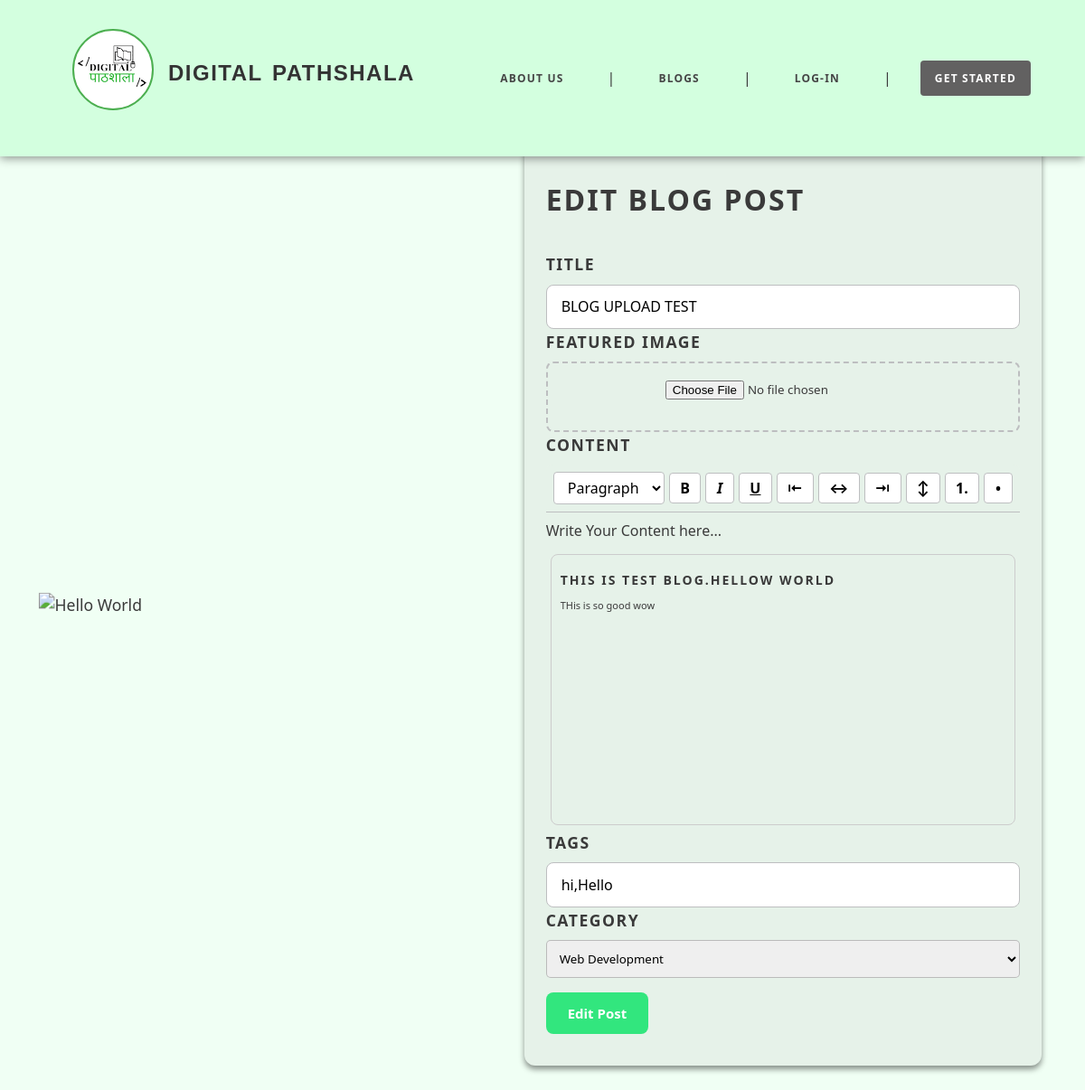
Screenshot of /blogs/1/edit-blog/ with the database file from the repository.
### addBlogs/models.py (models this page shows, shortened)
class addBlog(models.Model):
    def generateImagePath(instance, filename):
        return f'blog/{instance.author.username}/images/{filename}'
    def generateAttachmentPath(instance, filename):
        return f'blog/{instance.author.username}/attachments/{filename}'
    class StatusOptions(models.TextChoices):
        ACTIVE = "Active", "Active"
        INACTIVE = "Rejected", "Rejected"
        PENDING = "Pending", "Pending"
    title = models.CharField(max_length=100)
    image = models.ImageField(upload_to=generateImagePath, default='static/assets/blog1.png')
    attachment = models.FileField(blank=True, null=True, upload_to=generateAttachmentPath)
    content = models.TextField()
    author = models.ForeignKey(User, on_delete=models.CASCADE, related_name='blog_posts')
    tags = TaggableManager(blank=True)
    status = models.CharField(max_length=8, choices=StatusOptions, default=StatusOptions.PENDING)
    created_at = models.DateTimeField(default=timezone.now)
    updated_at = models.DateTimeField(default=timezone.now)
    category = models.ForeignKey(Category, null=True, blank=True, on_delete=models.SET_NULL)
    featured = models.BooleanField(default=False)

class Category(models.Model):
    name = models.CharField(max_length=50)
    def __str__(self):
        return self.name

### addBlogs/views.py (the view)
# urls.py: path('<int:id>/edit-blog/', blog_views.editBlogPage, name='edit_blogPage'),
def editBlogPage(request, id):
    blog = models.addBlog.objects.get(id=id)
    categories = models.Category.objects.all()
    tags = ",".join(tag.name for tag in blog.tags.all())
    return render(request, 'pages/blogs/edit-blog.html', {'blog':blog, "categories": categories, "tags":tags})

### templates/pages/blogs/edit-blog.html (shortened to what this page needs)
{% load static %}
<!DOCTYPE html>
<html lang="en">
<head>
    <link rel="stylesheet" href="/static/css/add-blog.css" />
</head>
 {% include "layout/header.html" %}
<body>
    <div class="body">
        <div class="topaddsection">
            <img src="/static/assets/working_boy.png" alt="Hello World"/>
        </div>
        <form method="POST" action="/blogs/{{blog.id}}/edit/" enctype="multipart/form-data" id="blogForm">
            <div class="addsection">
                <div class="innersection">
                    <h1>Edit Blog Post</h1>
                    <div class="form-group">
                        <label for="blogTitle">Title</label>
                        <input value="{{blog.title}}" type="text" id="blogTitle" name="title" placeholder="Enter your blog title" required />
                    </div>
                    <div class="form-group">
                        <label for="imageInput">Featured Image</label>
                        <div class="image-upload-container">
                            <input type="file" id="imageInput" name="image" accept="image/*" />
                        </div>
                    </div>
                    <div class="form-group">
                        <label for="editor">Content</label>
                        <div class="editor-toolbar">
                            <select id="formatBlock" class="toolbar-btn">
                                <option value="P">Paragraph</option>
                            </select>
                            <button type="button" class="toolbar-btn" data-command="bold" title="Bold"><b>B</b></button>
                            <button type="button" class="toolbar-btn" data-command="italic" title="Italic"><i>I</i></button>
                            <button type="button" class="toolbar-btn" data-command="underline" title="Underline"><u>U</u></button>
                            <button type="button" class="toolbar-btn" data-command="justifyLeft" title="Align Left">&#8676;</button>
                            <button type="button" class="toolbar-btn" data-command="justifyCenter" title="Align Center">&#8596;</button>
                            <button type="button" class="toolbar-btn" data-command="justifyRight" title="Align Right">&#8677;</button>
                            <button type="button" class="toolbar-btn" data-command="justifyFull" title="Justify">&#8597;</button>
                            <button type="button" class="toolbar-btn" data-command="insertOrderedList" title="Numbered List">1.</button>
                            <button type="button" class="toolbar-btn" data-command="insertUnorderedList" title="Bulleted List">&#8226;</button>
                        </div>
                        Write Your Content here...
                        <div id="editor" class="editor-content" contenteditable="true" style="border: 1px solid #ccc; min-height: 100px; padding: 10px;">
                            {{ blog.content|safe}}
                        </div>
                    </div>
                    <div class="form-group">
                        <label for="blogTags">Tags</label>
                        <input value="{{tags}}" type="text" id="blogTags" name="tags" placeholder="Enter tags separated by commas" />
                    </div>
                    <div class="form-group">
                        <label for="blogTags">Category</label>
                        <select type="text" id="category" name="category" />
                        <option value="{{blog.category}}">{{blog.category}}</option>
                    </div>
                    <div class="form-actions">
                        <button type="submit" class="btn-primary">Edit Post</button>
                    </div>
                </div>
            </div>
        </form>
    </div>

### static/css/header.css (style rules this page uses)
* { margin: 0; padding: 0; box-sizing: border-box; font-family: 'Neo Sans', system-ui, -apple-system, BlinkMacSystemFont, 'Segoe UI', Roboto, Oxygen, Ubuntu, Cantarell, 'Open Sans', 'Helvetica Neue', sans-serif; }
:root { --primary-color: #32e67e; --secondary-color: #626161; --text-color: #3a3a3a; --background-color: #f0fff4; --border-color: #bdbec0; --shadow-color: rgba(0, 0, 0, 0.435); --editor-bg: #ffffff; --toolbar-bg: #f8f9fa; }
body { background-color: var(--background-color) !important; color: var(--text-color); line-height: 1.6; }

### rows the page displays
addBlog: title "BLOG UPLOAD TEST", content "THIS IS TEST BLOG.HELLOW WORLD THis is so good wow", category "Web Development"
